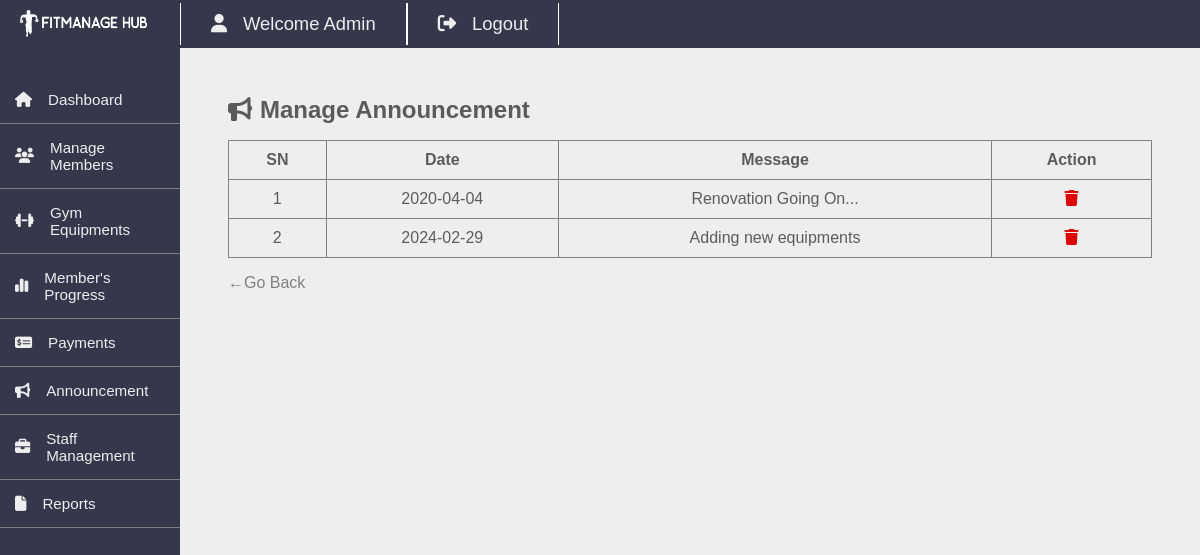
The page /admin/announcement-manage.php (signed in) on the database its author committed.
### tables this page shows
CREATE TABLE `announcements` (
  `id` int(11) NOT NULL,
  `message` varchar(100) NOT NULL,
  `date` date NOT NULL
);

### admin/announcement-manage.php (the view, shortened to what this page needs)
<?php
include '../dbcon.php';
$sql="SELECT * FROM announcements";
$res=mysqli_query($conn,$sql);
$sn=1;
?>
<!DOCTYPE html>
<html lang="en">
    <head>
        <link rel="stylesheet" href="css/announcement-manage.css">
    </head>
    <body>
    <?php include 'includes/template.php';?>
<div class="content">
    <h2><i class="fa-solid fa-bullhorn" style="margin-right: 0.5rem"></i>Manage Announcement</h2>
    <table>
        <thead>
            <tr>
                <th>SN</th>
                <th>Date</th>
                <th>Message</th>
                <th>Action</th>
            </tr>
        </thead>
        <tbody>
            <?php while($data=mysqli_fetch_assoc($res)){ ?>
            <tr>
                <td><?=$sn++?></td>
                <td><?=$data['date']?></td>
                <td><?=$data['message']?></td>
                <td><a href="announcement-delete.php?id=<?=$data['id']?>"><i class="fa-solid fa-trash"></i></a></td>
            </tr>
            <?php } ?>
        </tbody>
    </table>
    <p class="back"><a href="announcement-add.php">&larr;Go Back</a></p>
</div>
<?php include 'includes/footer.php'; ?>

### admin/css/announcement-manage.css (style rules this page uses)
table,td,th { color: rgb(92,92,92); padding: 10px; border: 1px solid grey; text-align: center; }
table { width: 100%; margin-top: 1rem; border-collapse: collapse; }
table i { color: rgb(221, 3, 3); }
.back a { color: grey; text-decoration: none; }
.back { margin-top: 1rem; }

### admin/css/template.css (style rules this page uses)
* { margin: 0; padding: 0; font-family: "Poppins", sans-serif; }
body { background-color: #eeeeee; }
.content { margin: 3rem; color: rgb(91,91,91); }

### rows shown on the page
announcements: date "2020-04-04", message "Renovation Going On..."
announcements: date "2024-02-29", message "Adding new equipments"
